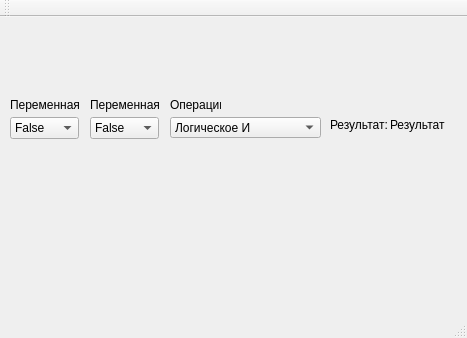
<?xml version="1.0" encoding="UTF-8"?>
<ui version="4.0">
 <class>MainWindow</class>
 <widget class="QMainWindow" name="MainWindow">
  <property name="geometry">
   <rect>
    <x>0</x>
    <y>0</y>
    <width>467</width>
    <height>338</height>
   </rect>
  </property>
  <property name="windowTitle">
   <string>Logic Operations</string>
  </property>
  <widget class="QWidget" name="centralWidget">
   <widget class="QLabel" name="label_result">
    <property name="geometry">
     <rect>
      <x>390</x>
      <y>100</y>
      <width>61</width>
      <height>16</height>
     </rect>
    </property>
    <property name="text">
     <string>Результат</string>
    </property>
   </widget>
   <widget class="QLabel" name="label_res_text">
    <property name="geometry">
     <rect>
      <x>330</x>
      <y>100</y>
      <width>61</width>
      <height>16</height>
     </rect>
    </property>
    <property name="text">
     <string>Результат:</string>
    </property>
   </widget>
   <widget class="QComboBox" name="comboBox_operations">
    <property name="geometry">
     <rect>
      <x>170</x>
      <y>100</y>
      <width>151</width>
      <height>21</height>
     </rect>
    </property>
    <item>
     <property name="text">
      <string>Логическое И</string>
     </property>
    </item>
    <item>
     <property name="text">
      <string>Логическое ИЛИ</string>
     </property>
    </item>
    <item>
     <property name="text">
      <string>Логическое НЕ</string>
     </property>
    </item>
    <item>
     <property name="text">
      <string>Эквивалентность</string>
     </property>
    </item>
    <item>
     <property name="text">
      <string>Импликация</string>
     </property>
    </item>
    <item>
     <property name="text">
      <string>Исключающее ИЛИ</string>
     </property>
    </item>
   </widget>
   <widget class="QComboBox" name="comboBox_op1">
    <property name="geometry">
     <rect>
      <x>10</x>
      <y>100</y>
      <width>69</width>
      <height>22</height>
     </rect>
    </property>
    <item>
     <property name="text">
      <string>False</string>
     </property>
    </item>
    <item>
     <property name="text">
      <string>True</string>
     </property>
    </item>
   </widget>
   <widget class="QComboBox" name="comboBox_op2">
    <property name="geometry">
     <rect>
      <x>90</x>
      <y>100</y>
      <width>69</width>
      <height>22</height>
     </rect>
    </property>
    <item>
     <property name="text">
      <string>False</string>
     </property>
    </item>
    <item>
     <property name="text">
      <string>True</string>
     </property>
    </item>
   </widget>
   <widget class="QLabel" name="label_op1">
    <property name="geometry">
     <rect>
      <x>10</x>
      <y>80</y>
      <width>71</width>
      <height>16</height>
     </rect>
    </property>
    <property name="text">
     <string>Переменная 1</string>
    </property>
   </widget>
   <widget class="QLabel" name="label_op2">
    <property name="geometry">
     <rect>
      <x>90</x>
      <y>80</y>
      <width>71</width>
      <height>16</height>
     </rect>
    </property>
    <property name="text">
     <string>Переменная 2</string>
    </property>
   </widget>
   <widget class="QLabel" name="label">
    <property name="geometry">
     <rect>
      <x>170</x>
      <y>80</y>
      <width>51</width>
      <height>16</height>
     </rect>
    </property>
    <property name="text">
     <string>Операции</string>
    </property>
   </widget>
  </widget>
  <widget class="QMenuBar" name="menuBar">
   <property name="geometry">
    <rect>
     <x>0</x>
     <y>0</y>
     <width>467</width>
     <height>21</height>
    </rect>
   </property>
  </widget>
  <widget class="QToolBar" name="mainToolBar">
   <attribute name="toolBarArea">
    <enum>TopToolBarArea</enum>
   </attribute>
   <attribute name="toolBarBreak">
    <bool>false</bool>
   </attribute>
  </widget>
  <widget class="QStatusBar" name="statusBar"/>
 </widget>
 <layoutdefault spacing="6" margin="11"/>
 <resources/>
 <connections/>
</ui>
